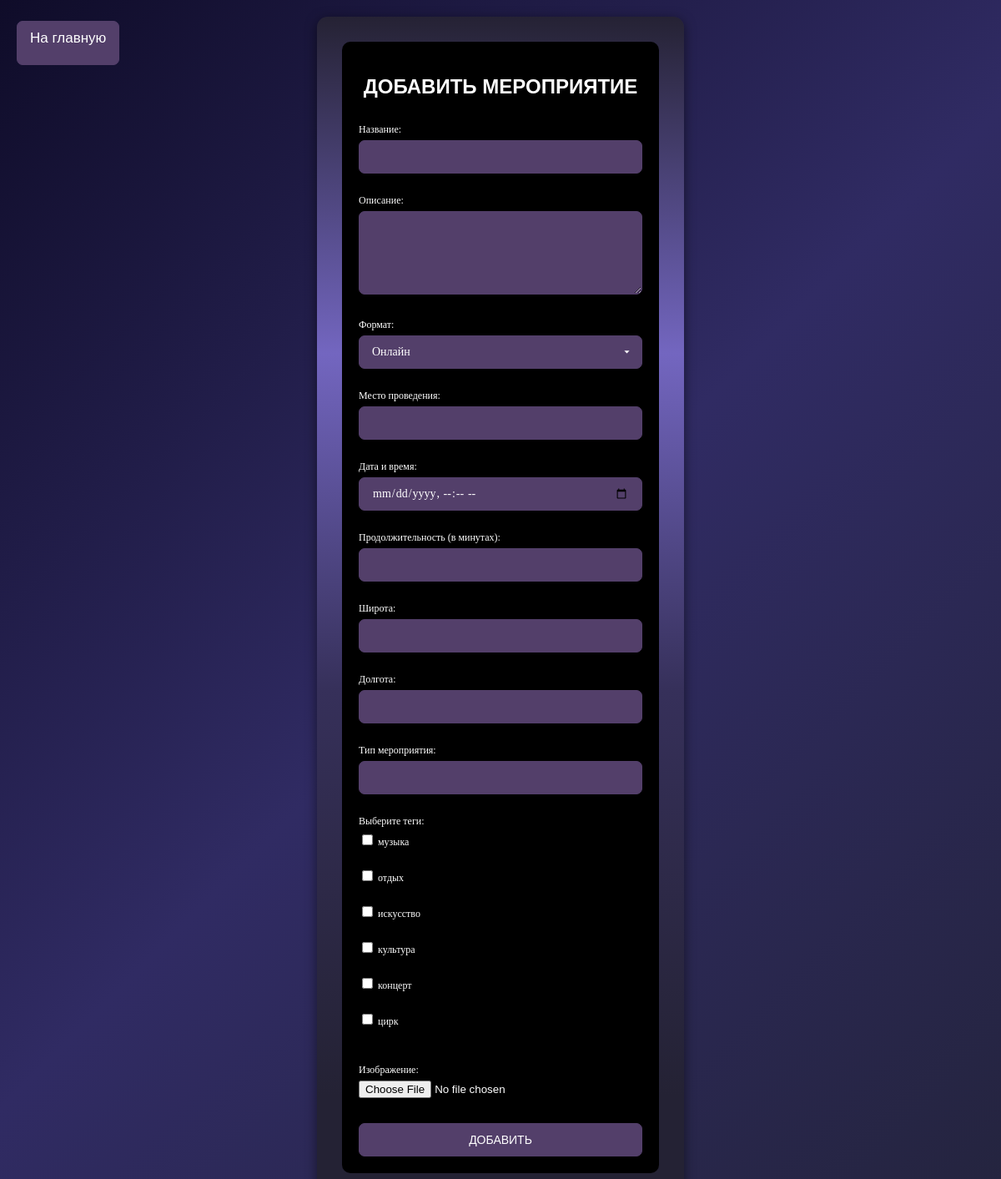
The page /add_event (signed in) on the database its author committed.
### app.py (models this page shows)
class Tag(db.Model):
    id = db.Column(db.Integer, primary_key=True)
    name = db.Column(db.String(50), unique=True, nullable=False)

### app.py (the view, shortened to what this page needs)
@app.route('/add_event', methods=['GET', 'POST'])
def add_event():
    if 'username' not in session or session['role'] != 'organizer':
        return redirect(url_for('home'))
    tags = Tag.query.all()
    return render_template('add_event.html', tags=tags)

### templates/add_event.html (shortened to what this page needs)
<!DOCTYPE html>
<html>
<head>
    <link rel="stylesheet" href="{{ url_for('static', filename='styles.css') }}">
</head>
<body>
<div class="header">
    <a href="{{ url_for('home') }}" class="menu-btn">На главную</a>
</div>
<div class="auth-wrapper">
    <div class="auth-container">
        <div class="auth-form-container">
            <h2 class="auth-title">Добавить мероприятие</h2>
            <form method="POST" enctype="multipart/form-data" class="auth-form">
                <div class="form-group">
                    <label for="title">Название:</label>
                    <input class="form-input" type="text" name="title" id="title" required>
                </div>
                <div class="form-group">
                    <label for="description">Описание:</label>
                    <textarea class="form-textarea" name="description" id="description" required></textarea>
                </div>
                <div class="form-group">
                    <label for="format">Формат:</label>
                    <select class="form-select" name="format" id="format" required>
                        <option value="online">Онлайн</option>
                    </select>
                </div>
                <div class="form-group">
                    <label for="location">Место проведения:</label>
                    <input class="form-input" type="text" name="location" id="location" required>
                </div>
                <div class="form-group">
                    <label for="date_time">Дата и время:</label>
                    <input class="form-input" type="datetime-local" name="date_time" id="date_time" required>
                </div>
                <div class="form-group">
                    <label for="duration">Продолжительность (в минутах):</label>
                    <input class="form-input" type="number" name="duration" id="duration" required>
                </div>
                <div class="form-group">
                    <label for="lat">Широта:</label>
                    <input class="form-input" type="number" step="any" name="lat" id="lat">
                </div>
                <div class="form-group">
                    <label for="lng">Долгота:</label>
                    <input class="form-input" type="number" step="any" name="lng" id="lng">
                </div>
                <div class="form-group">
                    <label for="event_type">Тип мероприятия:</label>
                    <input class="form-input" type="text" name="event_type" id="event_type" required>
                </div>
                <div class="form-group">
                    <label>Выберите теги:</label>
                    {% for tag in tags %}
                        <label>
                            <input type="checkbox" name="tags" value="{{ tag.id }}">
                            {{ tag.name }}
                        </label><br>
                    {% endfor %}
                </div>
                <div class="form-group">
                    <label for="image">Изображение:</label>
                    <input type="file" name="image" accept="image/*">
                </div>
                <button type="submit" class="submit-btn">Добавить</button>
            </form>
        </div>
    </div>
</div>
</body>
</html>

### static/styles.css (style rules this page uses)
body { margin: 0; padding: 0; background: url("../static/images/gradient.png") no-repeat center center fixed; background-size: cover; color: #ffffff; font-family: 'Roboto Mono', sans-serif; }
.header { position: absolute; background: rgba(0, 0, 0, 0.54); padding: 25px 20px; display: flex; align-items: center; justify-content: space-between; width: calc(100% - 30px); border-radius: 14px; top: 20px; left: 15px; z-index: 1000; transform: translateY(0); transition: transform 0.2s ease-out; will-change: transform; border-bottom: 1px solid rgba(255, 255, 255, 0.1); box-sizing: border-box; gap: 30px; }
.menu-btn { display: flex; align-items: center; justify-content: center; gap: 8px; padding: 0 20px; background: #3725C1; border: none; color: white; cursor: pointer; border-radius: 14px; transition: background 0.3s ease; text-decoration: none; font-size: 17px; height: 53px; box-sizing: border-box; }

### templates/add_event.html (style rules this page uses)
.auth-wrapper { position: relative; width: 100%; min-height: 100vh; background: linear-gradient(135deg, #0f0c29 0%, #302b63 50%, #24243e 100%), repeating-linear-gradient(45deg, transparent, transparent 2px, rgba(255, 255, 255, 0.03) 2px, rgba(255, 255, 255, 0.03) 4px); display: flex; justify-content: center; align-items: center; padding: 20px; box-sizing: border-box; }
.auth-container { position: relative; width: 380px; padding: 30px; background: linear-gradient(180deg, #252234 0%, #7366C0 28.5%, #36305A 57%, #242234 91.32%); border-radius: 12.8px; box-shadow: 0px 3.2px 13.6px rgba(0, 0, 0, 0.5); }
.auth-form-container { background: #000000; border-radius: 10px; padding: 20px; }
.auth-form { position: relative; width: 100%; }
.auth-title { font-family: 'Abel', sans-serif; font-size: 24px; text-align: center; text-transform: uppercase; color: #FFFFFF; margin-bottom: 30px; }
.form-group { margin-bottom: 20px; position: relative; }
.form-group label { font-family: 'Lora', serif; font-size: 12px; color: #FFFFFF; margin-bottom: 5px; display: block; }
.form-input, .form-textarea, .form-select, .form-file { width: 100%; height: 40px; background: #533F6A; border: 1px solid #533F6A; border-radius: 7px; padding: 0 15px; color: #FFFFFF; font-family: 'Lora', serif; font-size: 14px; box-sizing: border-box; margin-bottom: 5px; }
.form-textarea { height: 100px; padding: 10px 15px; resize: vertical; }
.form-input::placeholder { color: rgba(255, 255, 255, 0.6); }
.form-select { appearance: none; -webkit-appearance: none; -moz-appearance: none; background-repeat: no-repeat; background-position: right 10px center; background-size: 15px; }
.submit-btn, .menu-btn { background: #533F6A; border: 1px solid #533F6A; color: #FFFFFF; }
.submit-btn { width: 100%; height: 40px; border-radius: 7px; font-family: 'Abel', sans-serif; font-size: 14px; text-transform: uppercase; cursor: pointer; transition: all 0.3s ease; margin-top: 10px; }
.header { background: transparent; border-bottom: none; position: absolute; top: 0; left: 0; width: 100%; z-index: 1000; }
.menu-btn { padding: 10px 15px; border-radius: 7px; font-family: 'Abel', sans-serif; text-decoration: none; display: inline-block; }

### rows shown on the page
Tag: name "музыка"
Tag: name "отдых"
Tag: name "искусство"
Tag: name "культура"
Tag: name "концерт"
Tag: name "цирк"
